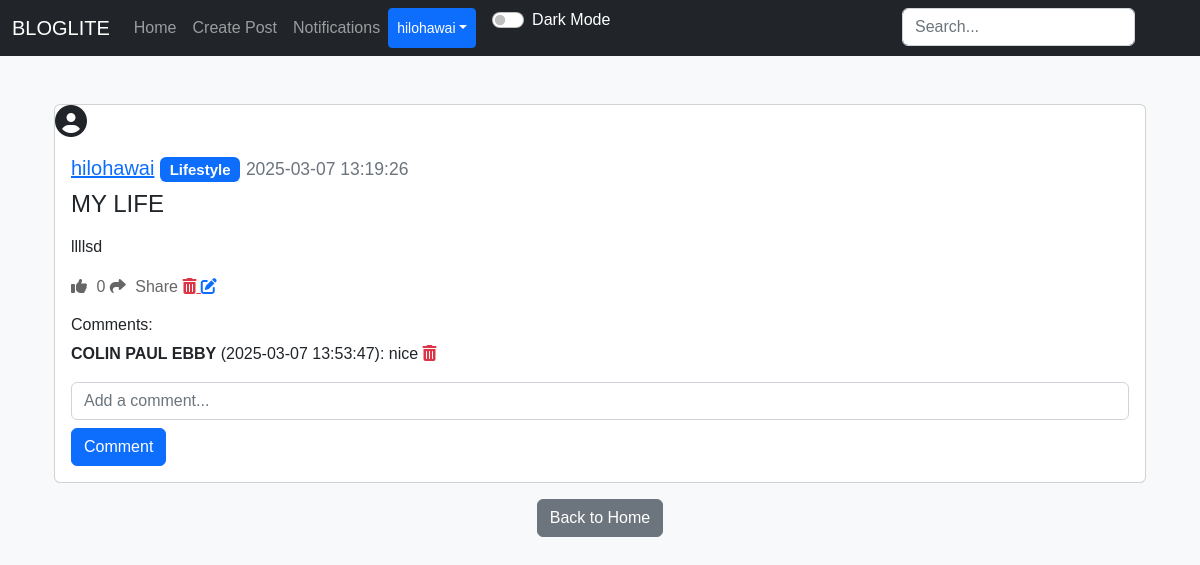
/post/11 (signed in), run on an earlier commit of the app's database.
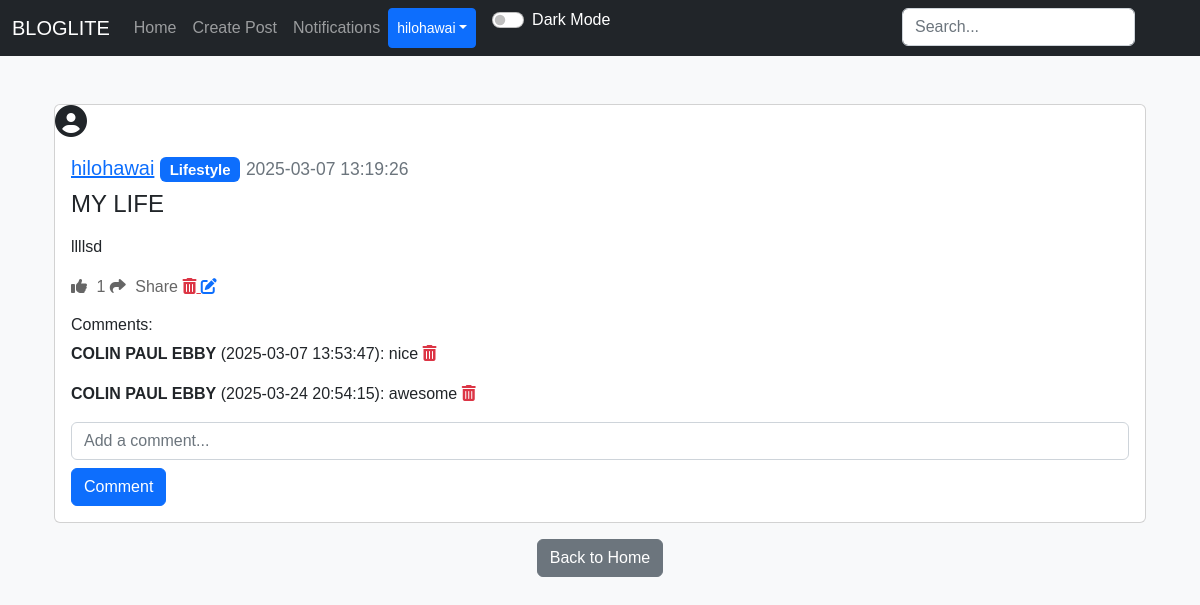
And on a later commit of the database.
### applicaton/models.py (models this page shows)
class Comment(db.Model):
    id = db.Column(db.Integer, primary_key=True)
    text = db.Column(db.String(20), nullable=False)
    date_created = db.Column(db.DateTime(timezone=True), default=func.now())
    author = db.Column(db.Integer, db.ForeignKey('user.id'), nullable=False)
    post_id = db.Column(db.Integer, db.ForeignKey('post.id'), nullable=False)

class User(db.Model, UserMixin):
    id = db.Column(db.Integer, primary_key=True)
    email = db.Column(db.String(150), unique=True)
    username = db.Column(db.String(150), unique=True)
    password = db.Column(db.String(150))
    date_created = db.Column(db.DateTime(timezone=True), default=func.now())
    profile_picture = db.Column(db.String(150), nullable=True)
    posts = db.relationship("Post", backref="user", cascade="all, delete")
    comments = db.relationship("Comment", backref="user", cascade="all, delete")
    likes = db.relationship("Like", backref="user", cascade="all, delete")
    followers = db.relationship("Follower", foreign_keys=[Follower.user_id], backref="followed_user", lazy="dynamic")
    following = db.relationship("Follower", foreign_keys=[Follower.follower_id], backref="follower", lazy="dynamic")
    notifications = db.relationship("Notification", backref="user", cascade="all, delete", lazy="dynamic")

### applicaton/views.py (the view)
@views.route("/post/<id>")
@login_required
def view_post(id):
    post = Post.query.get(id)
    if not post:
        flash("Post does not exist", category="error")
        return redirect(url_for('views.home'))
    return render_template("view_post.html", user=current_user, post=post, User=User)

### applicaton/templates/view_post.html (shortened to what this page needs)
{% extends "nav.html" %}
{% block content %}
<div class="container mt-5">
    <div class="card mb-3">
        <div class="profile-pic-container mr-3">
            {% if post.user.profile_picture %}
                <img src="{{ url_for('static', filename='uploads/' + post.user.profile_picture) }}" alt="Profile Picture" class="profile-pic">
            {% else %}
                <i class="fas fa-user-circle fa-2x"></i>
            {% endif %}
        </div>
        <div class="card-body">
            <h5 class="card-title">
                <a href="{{ url_for('views.post', username=post.user.username) }}">{{ post.user.username }}</a>
                {% if post.category %}
                    <span class="badge bg-primary">{{ post.category.name }}</span>
                {% endif %}
                <small class="text-muted">{{ post.date_created }}</small>
            </h5>
            <h4>{{ post.title }}</h4>
            <p class="card-text">{{ post.text | safe }}</p>
            <div>
                <a href="#" class="like-btn" data-post-id="{{ post.id }}">
                    <i class="fas fa-thumbs-up"></i> <span class="like-count">{{ post.likes|length }}</span>
                </a>
                <a href="#" class="share-btn ml-3" data-post-id="{{ post.id }}" data-bs-toggle="modal" data-bs-target="#shareModal">
                    <i class="fas fa-share"></i> Share
                </a>
                {% if current_user.id == post.author %}
                    <a href="{{ url_for('views.delete_post', id=post.id) }}" class="text-danger ml-3">
                        <i class="fas fa-trash-alt"></i>
                    </a>
                    <a href="{{ url_for('views.edit', id=post.id) }}" class="text-primary ml-3">
                        <i class="fas fa-edit"></i>
                    </a>
                {% endif %}
            </div>
            <h6 class="mt-3">Comments:</h6>
            <div id="comments">
                {% for comment in post.comments %}
                    <p id="comment-{{ comment.id }}">
                        <strong>{{ comment.user.username }}</strong> ({{ comment.date_created }}): {{ comment.text }}
                        {% if current_user.id == comment.author or current_user.id == post.author %}
                            <a href="#" class="delete-comment text-danger ml-2" data-comment-id="{{ comment.id }}">
                                <i class="fas fa-trash-alt"></i>
                            </a>
                        {% endif %}
                    </p>
                {% endfor %}
            </div>
            <form id="comment-form" method="POST">
                <div class="form-group">
                    <input type="text" name="text" id="comment-text" class="form-control" placeholder="Add a comment...">
                    <button type="submit" class="btn btn-primary mt-2">Comment</button>
                </div>
            </form>
        </div>
    </div>
    <div align="center">
        <a href="{{ url_for('views.home') }}"><button type="button" class="btn btn-secondary">Back to Home</button></a>
    </div>
</div>
{% endblock %}

What changed in the data, as far as the page shows it:
added Comment: user.username "COLIN PAUL EBBY", date_created "2025-03-24 20:54:15", text "awesome"
Also different on the page:
{{ post.likes|length }}: "0" → "1"
